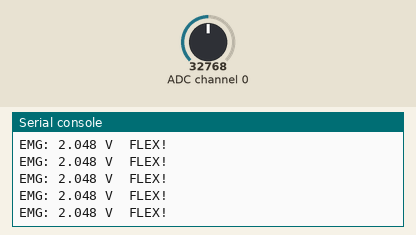
Simulated run of this program. Board: CircuitPython board. On the bench: the last lines printed to the serial console. Inputs (shaded band) come from the test bench; at power-on: ADC channel 0 = 32768 (analog values on the 0–65535 scale).

Above: at 1.2 s.
1.3 s: ADC channel 0 set to 7864
At 1.9 s:
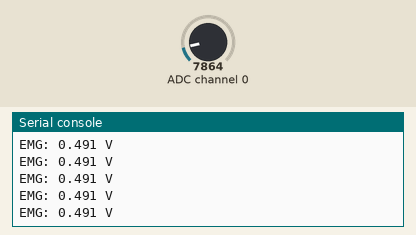
2.8 s: ADC channel 0 set to 0
At 3.3 s:
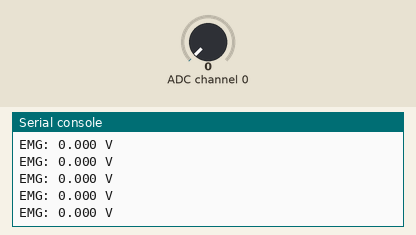

The program:

example.py
```python
# Use an ADS1115 I2C ADC on a Raspberry Pi to read the EMG channel as voltage and print the value with a simple threshold-based flex indicator.
#
# Buy this module: https://shillehtek.com/products/emg-muscle-signal-sensor-module-kit-for-arduino-robotics
# Full manual: https://shillehtek.com/blogs/shillehtek-product-manuals/emg-muscle-signal-sensor-module-kit-for-arduino-robotics-manual
# More examples: https://github.com/shillehbean/shillehtek-examples
#

#!/usr/bin/env python3
# ShillehTek EMG Sensor - Raspberry Pi Example
# Reads the EMG module via an ADS1115 I2C ADC on channel A0.
# Install: pip3 install adafruit-circuitpython-ads1x15

import time
import board
import busio
import adafruit_ads1x15.ads1115 as ADS
from adafruit_ads1x15.analog_in import AnalogIn

i2c = busio.I2C(board.SCL, board.SDA)
ads = ADS.ADS1115(i2c)
ads.gain = 1  # +/- 4.096V range
chan = AnalogIn(ads, ADS.P0)

FLEX_THRESHOLD_V = 1.2  # tune this to your resting baseline

try:
    while True:
        voltage = chan.voltage
        label = "FLEX!" if voltage > FLEX_THRESHOLD_V else ""
        print("EMG: {:.3f} V  {}".format(voltage, label))
        time.sleep(0.02)
except KeyboardInterrupt:
    print("Stopped")
```

Measured:
- after the input at 1.3 s, the serial console: prints a new line at once (image 1)
- after the input at 2.8 s, the serial console: prints a new line at once (image 2)
